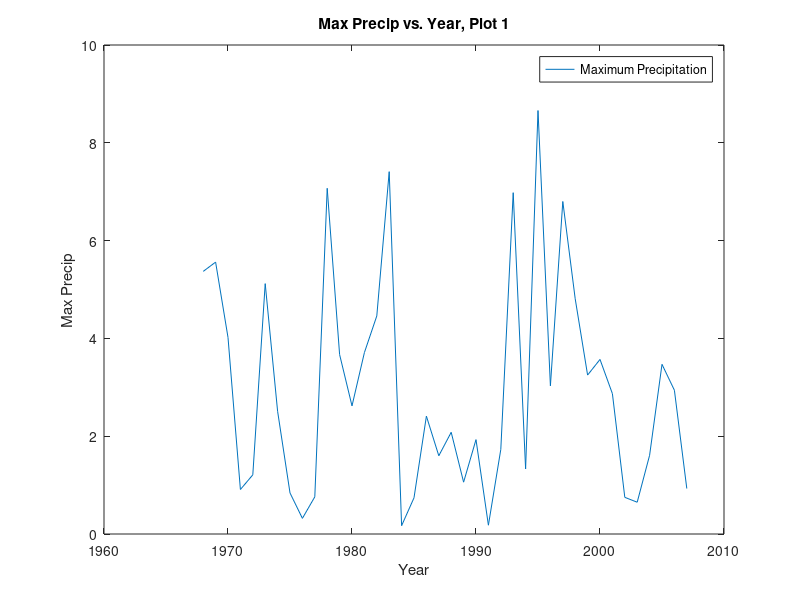
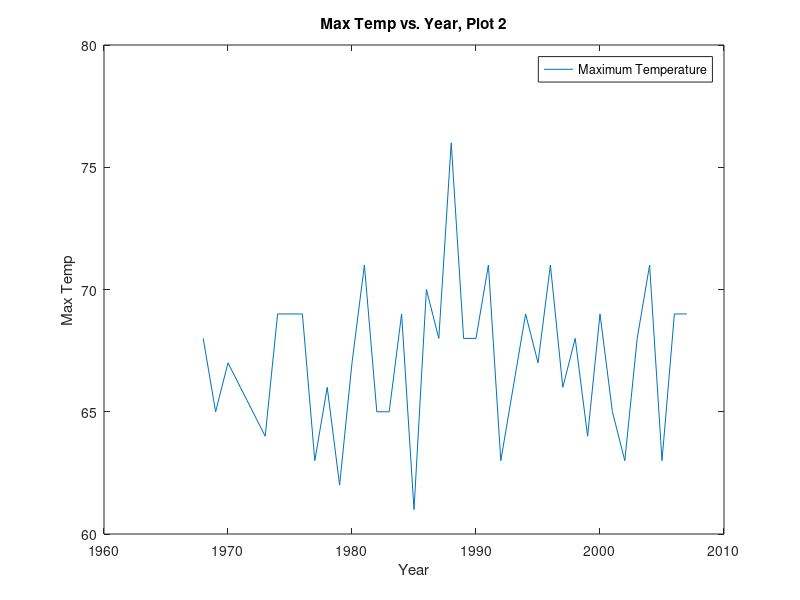
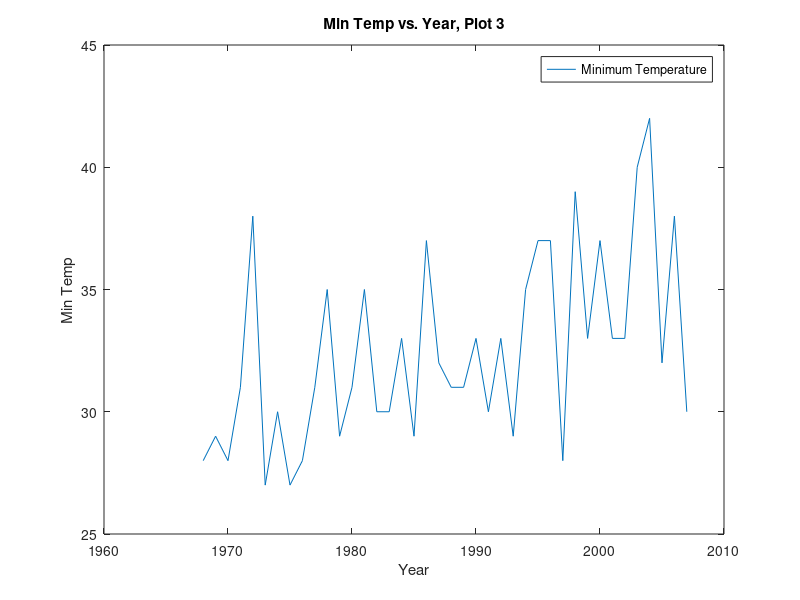

Here is the MATLAB script that generated these plots, in order:
%  Program Name:         Simple_Climate_Statistics
%  File Name:            Simple_Climate_Statistics.m
%  Functions Required:   MATLAB functions
%-----------------------------------------------------------------------------------------
%  Program Description:
%
%   Reads in simple climate data (climo_data.txt), plots the data, 
%   and does basic statistical analysis
%-----------------------------------------------------------------------------------------
%  Author:  Matthew B. Little
%  Date:    25 Aug 2010
%  Revised: 7 Sep 2016     
%-----------------------------------------------------------------------------------------
%        1         2         3         4         5         6         7         8         9
%23456789012345678901234567890123456789012345678901234567890123456789012345678901234567890
% Reset any leftover graphics and variables
  clf('reset');
  clear;
% Read in data from file
data = csvread('climo_data.txt',1,0);
% Plot the data from the file
  figure(1)
  plot(data(:,1),data(:,2))
  title('Max Precip vs. Year, Plot 1')
  xlabel('Year')
  ylabel('Max Precip')
  legend('Maximum Precipitation');
  figure(2)
  plot(data(:,1),data(:,3))
  title('Max Temp vs. Year, Plot 2')
  xlabel('Year')
  ylabel('Max Temp')
  legend('Maximum Temperature');
  figure(3)
  plot(data(:,1),data(:,4))
  title('Min Temp vs. Year, Plot 3')
  xlabel('Year')
  ylabel('Min Temp')
  legend('Minimum Temperature');
% Initialize variables from data for statistical analysis - Mean
  precip_number = length(data(:,2));
  max_temp_number = length(data(:,3));
  min_temp_number = length(data(:,4));
% Initialize sum variables
  sum_precip = 0;
  sum_max_temp = 0;
  sum_min_temp = 0;
% Calculates the mean of the data
for n = 1:precip_number
    sum_precip = sum_precip + data(n,2);
end %for 'n'
mean_precip = sum_precip/precip_number
for n = 1:max_temp_number
    sum_max_temp = sum_max_temp + data(n,3);
end %for 'n'
mean_max_temp = sum_max_temp/max_temp_number
for n = 1:min_temp_number
    sum_min_temp = sum_min_temp + data(n,4);
end %for 'n'
mean_min_temp = sum_min_temp/min_temp_number
% Initialize variables from data for statistical analysis - Median
  precip_array = data(:,2);
  max_temp_array = data(:,3);
  min_temp_array = data(:,4);
  ordered_precip = sort(precip_array);
  ordered_max_temp = sort(max_temp_array);
  ordered_min_temp = sort(min_temp_array);
% Calculates median of the data
  if (rem(precip_number,2) == 0);
      precip_is_odd = 0;
  else;
      precip_is_odd = 1;
  end; %if
  if (precip_is_odd == 1);
      precip_median = precip_array(precip_number/2);
  else;
      precip_median = (ordered_precip(floor(precip_number/2)) + ordered_precip(floor(precip_number/2) + 1))/2;
  end; %if
  if (rem(max_temp_number,2) == 0);
      max_temp_is_odd = 0;
  else;
      min_temp_is_odd = 1;
  end; %if
  if (max_temp_is_odd == 1);
      max_temp_median = max_temp_array(max_temp_number/2);
  else;
      max_temp_median = (ordered_max_temp(floor(max_temp_number/2)) + ordered_max_temp(floor(max_temp_number/2) + 1))/2;
  end; %if
  if (rem(min_temp_number,2) == 0);
      min_temp_is_odd = 0;
  else; 
      min_temp_is_odd = 1;
  end; %if
  if (min_temp_is_odd == 1);
      min_temp_median = min_temp_array(min_temp_number/2);
  else;
      min_temp_median = (ordered_min_temp(floor(min_temp_number/2)) + ordered_min_temp(floor(min_temp_number/2) + 1))/2;
  end %if
% Initialize variables for statistical analysis - Standard Deviation and Z-Score
  precip_step_for_z = 0;
  max_temp_step_for_z = 0;
  min_temp_step_for_z = 0;
% Calculates the standard deviation and Z-score of data
  for n = 1:precip_number;
      precip_step_for_z = precip_step_for_z + (data(n,2) - mean_precip)^2;
  end; % for
  sd_precip = ((1/(precip_number - 1))*precip_step_for_z)^0.5;
  for n = 1:precip_number;
      precip_z_score = ((data(:,2) - mean_precip)/sd_precip);
  end; %for
  for n = 1:max_temp_number;
      max_temp_step_for_z = max_temp_step_for_z + (data(n,3) - mean_max_temp)^2;
  end; % for
  sd_max_temp = ((1/(max_temp_number - 1))*max_temp_step_for_z)^0.5;
  for n = 1:max_temp_number;
      max_temp_z_score = ((data(:,3) - mean_max_temp)/sd_max_temp);
  end; %for
  for n = 1:min_temp_number;
      min_temp_step_for_z = min_temp_step_for_z + (data(n,4) - mean_min_temp)^2;
  end; % for
  sd_min_temp = ((1/(min_temp_number - 1))*min_temp_step_for_z)^0.5;
  for n = 1:min_temp_number;
      min_temp_z_score = ((data(:,4) - mean_min_temp)/sd_min_temp);
  end; %for
% Print results of statistical analysis
  precip_median
  sd_precip
  precip_z_score
  max_temp_median
  sd_max_temp
  max_temp_z_score
  min_temp_median
  sd_min_temp
  min_temp_z_score
  
  
